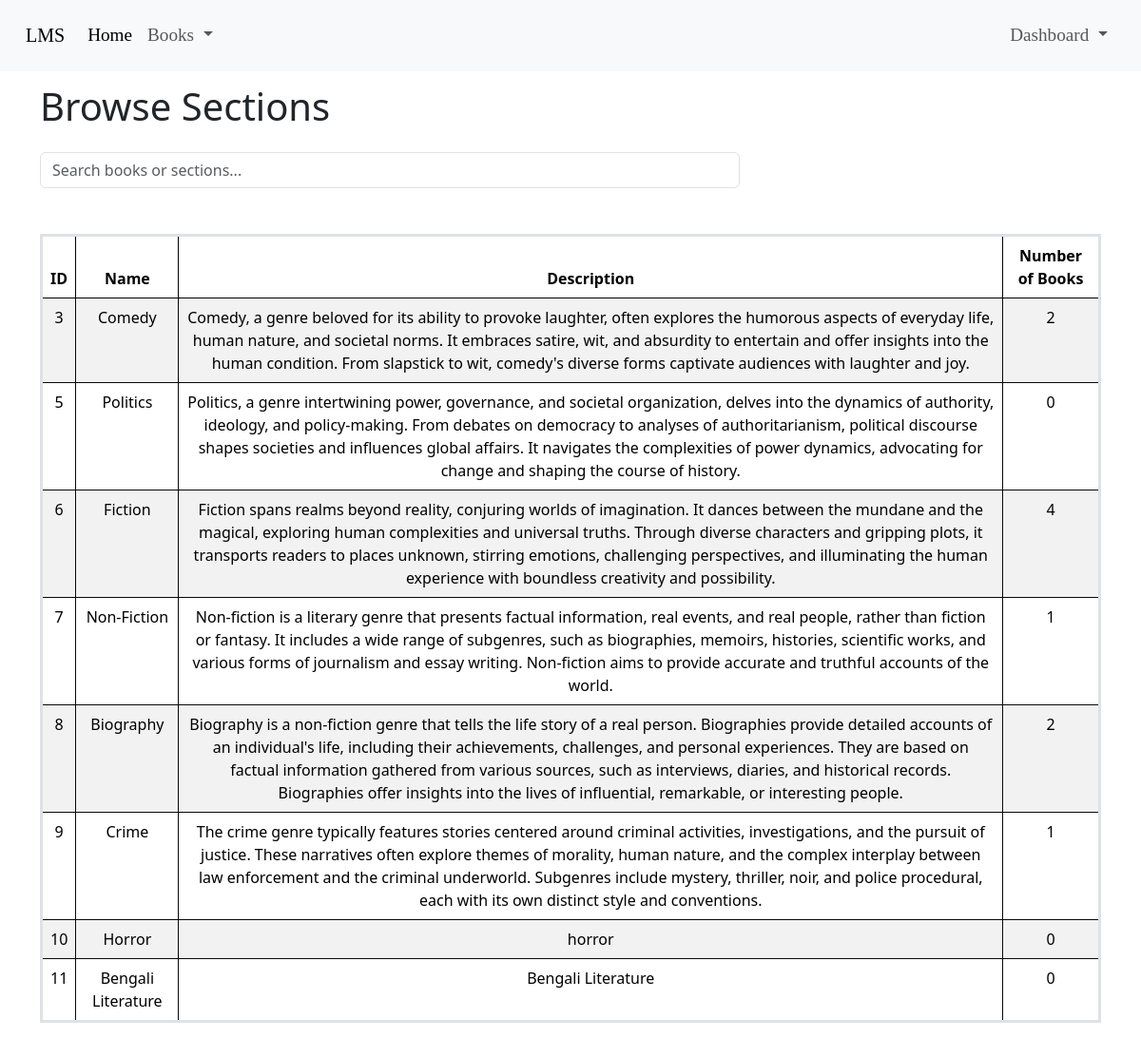
/user-view-sections, run on the app's committed database.
### models/models.py (models this page shows)
class Section(db.Model):
    __tablename__ = 'Section'
    id = db.Column(db.Integer, primary_key=True)
    name = db.Column(db.String(100), nullable=False, unique = True)
    description = db.Column(db.Text(), nullable=True)

### app.py (the view)
@app.route('/user-view-sections', methods = ['GET', 'POST'])
def user_view_sections():
    if request.method == 'GET':
        user = User.query.filter_by(id=session.get('id')).first()
        sections = Section.query.all()
        for section in sections:
            section.total_book = len(Book.query.filter_by(section=section.name).all())
        return render_template('user_view_sections.html',sections=sections,user=user)

### templates/user_view_sections.html (shortened to what this page needs)
<!DOCTYPE html>
<html lang="en">
<head>
    <link href="https://cdn.jsdelivr.net/npm/bootstrap@5.3.2/dist/css/bootstrap.min.css" rel="stylesheet"
 />
</head>
<body>
  <nav class="navbar navbar-expand-lg navbar-light bg-light">
    <div class="container-fluid">
        <a class="navbar-brand" href="/">LMS</a>
        <div class="collapse navbar-collapse" id="navbarNavDropdown">
            <ul class="navbar-nav">
                <li class="nav-item">
                    <a class="nav-link active" aria-current="page" href="/">Home</a>
                </li>
                <li class="nav-item dropdown">
                    <a class="nav-link dropdown-toggle" href="#" id="navbarDropdownMenuLink" role="button" data-bs-toggle="dropdown" aria-expanded="false">
                        Books
                    </a>
                </li>
            </ul>
            <ul class="navbar-nav ms-auto">
                <li class="nav-item dropdown">
                    <a class="nav-link dropdown-toggle" href="#" id="navbarDropdownMenuLink2" role="button" data-bs-toggle="dropdown" aria-expanded="false">
                        Dashboard
                    </a>
                </li>
            </ul>
        </div>
    </div>
</nav>
<div class="container my-5">
    <h1>Browse Sections</h1>
    <div class="row my-4">
        <div class="col-md-8">
            <form class="form-inline">
                <div class="form-group mr-2">
                    <input type="text" class="form-control" id="search_query" placeholder="Search books or sections...">
                </div>
            </form>
        </div>
    </div>
</div>
<div class="container">
    <table class="table table-striped">
        <thead class="thead-dark">
            <tr>
                <th>ID</th>
                <th>Name</th>
                <th>Description</th>
                <th>Number of Books</th>
            </tr>
        </thead>
        <tbody>
            {% for section in sections %}
            <tr>
                <td>{{ section.id }}</td>
                <td>{{ section.name }}</td>
                <td>{{ section.description }}</td>
                <td>{{ section.total_book }}</td>
            </tr>
            {% endfor %}
        </tbody>
    </table>
</div>
</body>
</html>

### templates/user_view_sections.html (style rules this page uses)
table { width: 100%; border-collapse: collapse; border: 3px solid #050505; }
th { padding: 12px; text-align: center; background-color: #ffffff; border: 1px solid #000000; }
td { padding: 12px; text-align: center; border: 1px solid #070707; }
.navbar { background-color: #000003; position: fixed; top: 0px; width: 100%; padding: 15px; font-size: larger; justify-content: space-between; font-family: 'Lucida Sans'; }
h1 { padding-top: 40px; }

### data on the page
Section: id "3", name "Comedy", description "Comedy, a genre beloved for its ability to provoke laughter, often explores the humorous aspects of everyday life, human nature, and societal norms. It embraces satire, wit, and absurdity to entertain and offer insights into the human condition. From slapstick to wit, comedy's diverse forms captivate audiences with laughter and joy.", total_book "2"
Section: id "5", name "Politics", description "Politics, a genre intertwining power, governance, and societal organization, delves into the dynamics of authority, ideology, and policy-making. From debates on democracy to analyses of authoritarianism, political discourse shapes societies and influences global affairs. It navigates the complexities of power dynamics, advocating for change and shaping the course of history.", total_book "0"
Section: id "6", name "Fiction", description "Fiction spans realms beyond reality, conjuring worlds of imagination. It dances between the mundane and the magical, exploring human complexities and universal truths. Through diverse characters and gripping plots, it transports readers to places unknown, stirring emotions, challenging perspectives, and illuminating the human experience with boundless creativity and possibility.", total_book "4"
Section: id "7", name "Non-Fiction", description "Non-fiction is a literary genre that presents factual information, real events, and real people, rather than fiction or fantasy. It includes a wide range of subgenres, such as biographies, memoirs, histories, scientific works, and various forms of journalism and essay writing. Non-fiction aims to provide accurate and truthful accounts of the world.", total_book "1"
Section: id "8", name "Biography", description "Biography is a non-fiction genre that tells the life story of a real person. Biographies provide detailed accounts of an individual's life, including their achievements, challenges, and personal experiences. They are based on factual information gathered from various sources, such as interviews, diaries, and historical records. Biographies offer insights into the lives of influential, remarkable, or interesting people.", total_book "2"
Section: id "9", name "Crime", description "The crime genre typically features stories centered around criminal activities, investigations, and the pursuit of justice. These narratives often explore themes of morality, human nature, and the complex interplay between law enforcement and the criminal underworld. Subgenres include mystery, thriller, noir, and police procedural, each with its own distinct style and conventions.", total_book "1"
Section: id "10", name "Horror", description "horror", total_book "0"
Section: id "11", name "Bengali Literature", description "Bengali Literature", total_book "0"
